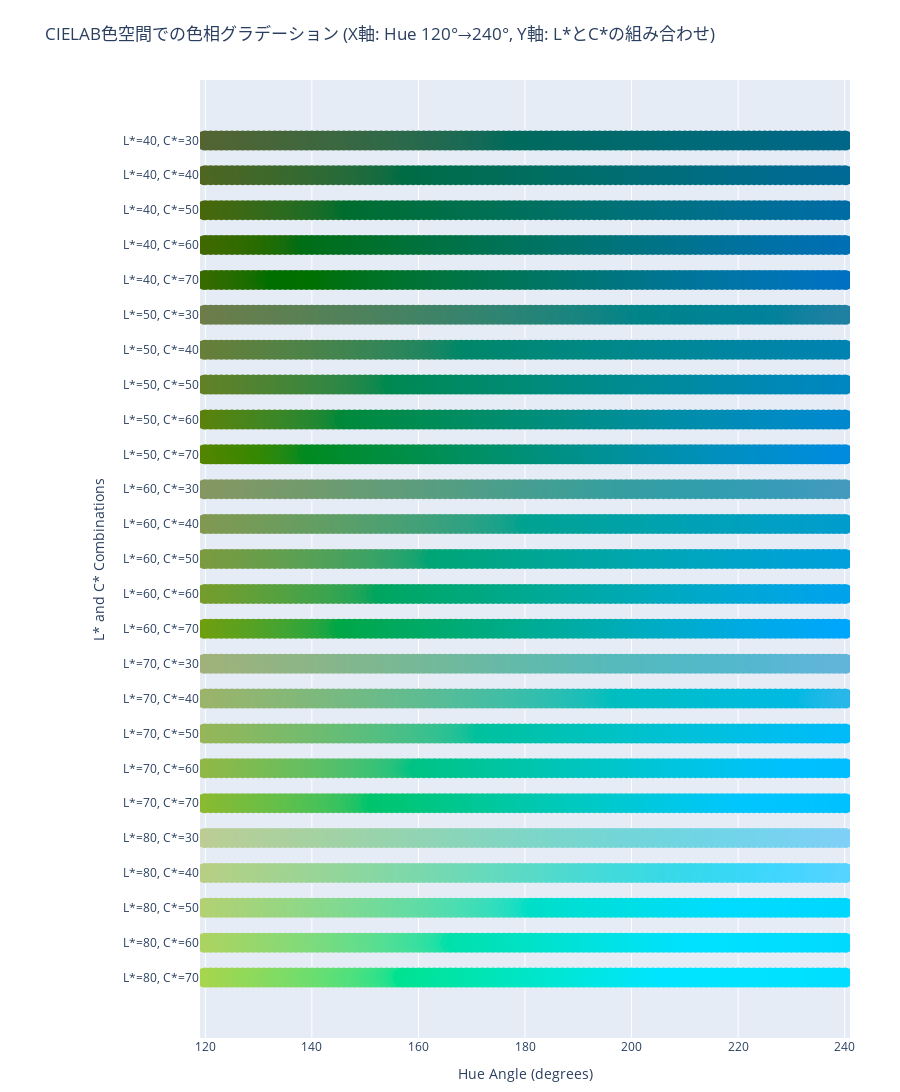

Notebook code for this chart:
### Code cell
import plotly.graph_objects as go
import numpy as np

def visualize_color_patches_heatmap(colors, L_star_range, C_star_range):
    """
    X軸: 色相角 (h: 120→240)
    Y軸: 各L*とC*の組み合わせ
    ヒートマップ風に表示
    """
    hue_angles = np.arange(120, 241, 1)

    # Y軸のラベルを作成
    y_labels = []
    color_matrix = []

    color_idx = 0
    for L_star in L_star_range:
        for C_star in C_star_range:
            y_labels.append(f"L*={L_star}, C*={C_star}")

            color_list = colors[color_idx]
            rgb_values = np.array([c[0, 0] for c in color_list])
            hex_colors = [f"rgb({int(r*255)},{int(g*255)},{int(b*255)})"
                         for r, g, b in rgb_values]

            color_matrix.append(hex_colors)
            color_idx += 1

    # カスタムカラースケールを作成（各セルに直接色を指定）
    fig = go.Figure()

    # 各セルを個別に追加
    for y_idx, hex_colors in enumerate(color_matrix):
        for x_idx, (h, hex_color) in enumerate(zip(hue_angles, hex_colors)):
            fig.add_trace(
                go.Scatter(
                    x=[h],
                    y=[y_idx],
                    mode='markers',
                    marker=dict(
                        size=20,
                        color=hex_color,
                        line=dict(width=0)
                    ),
                    showlegend=False,
                    hovertemplate=f"L*, C*: {y_labels[y_idx]}<br>Hue: {h}°<extra></extra>"
                )
            )

    fig.update_layout(
        title="CIELAB色空間での色相グラデーション (X軸: Hue 120°→240°, Y軸: L*とC*の組み合わせ)",
        xaxis_title="Hue Angle (degrees)",
        yaxis_title="L* and C* Combinations",
        xaxis_range=[119, 241],
        yaxis=dict(
            tickmode='array',
            tickvals=list(range(len(y_labels))),
            ticktext=y_labels,
            autorange='reversed'
        ),
        height=40 * len(y_labels) + 200,
        hovermode='closest',
        margin=dict(l=200, r=50, t=80, b=50)
    )

    return fig

# 使用例
L_star_range = range(40, 90, 10)
C_star_range = range(30, 80, 10)

fig = visualize_color_patches_heatmap(colors, L_star_range, C_star_range)
fig.show(renderer="vscode")
